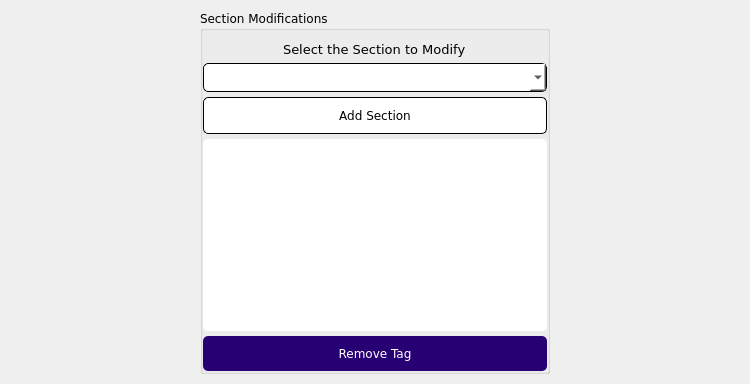
             <widget class="QWidget" name="tab_14">
              <attribute name="title">
               <string>Section Modifications</string>
              </attribute>
              <layout class="QHBoxLayout" name="horizontalLayout_24">
               <property name="spacing">
                <number>0</number>
               </property>
               <property name="leftMargin">
                <number>0</number>
               </property>
               <property name="topMargin">
                <number>10</number>
               </property>
               <property name="rightMargin">
                <number>0</number>
               </property>
               <property name="bottomMargin">
                <number>10</number>
               </property>
               <item>
                <spacer name="horizontalSpacer_38">
                 <property name="orientation">
                  <enum>Qt::Horizontal</enum>
                 </property>
                 <property name="sizeHint" stdset="0">
                  <size>
                   <width>200</width>
                   <height>0</height>
                  </size>
                 </property>
                </spacer>
               </item>
               <item>
                <widget class="QGroupBox" name="sectionModification_5">
                 <property name="enabled">
                  <bool>true</bool>
                 </property>
                 <property name="sizePolicy">
                  <sizepolicy hsizetype="Preferred" vsizetype="Preferred">
                   <horstretch>0</horstretch>
                   <verstretch>0</verstretch>
                  </sizepolicy>
                 </property>
                 <property name="minimumSize">
                  <size>
                   <width>350</width>
                   <height>0</height>
                  </size>
                 </property>
                 <property name="maximumSize">
                  <size>
                   <width>350</width>
                   <height>16777215</height>
                  </size>
                 </property>
                 <property name="font">
                  <font>
                   <family>Verdana</family>
                  </font>
                 </property>
                 <property name="title">
                  <string>Section Modifications</string>
                 </property>
                 <layout class="QGridLayout" name="gridLayout_17">
                  <property name="leftMargin">
                   <number>0</number>
                  </property>
                  <property name="topMargin">
                   <number>10</number>
                  </property>
                  <property name="rightMargin">
                   <number>0</number>
                  </property>
                  <property name="bottomMargin">
                   <number>0</number>
                  </property>
                  <property name="horizontalSpacing">
                   <number>0</number>
                  </property>
                  <property name="verticalSpacing">
                   <number>5</number>
                  </property>
                  <item row="4" column="1" colspan="2">
                   <widget class="QTextEdit" name="addedSections_5">
                    <property name="font">
                     <font>
                      <family>Verdana</family>
                     </font>
                    </property>
                    <property name="cursor" stdset="0">
                     <cursorShape>IBeamCursor</cursorShape>
                    </property>
                    <property name="styleSheet">
                     <string notr="true">background-color: rgb(255, 255, 255);
border-radius: 5px</string>
                    </property>
                   </widget>
                  </item>
                  <item row="2" column="1" colspan="2">
                   <widget class="QPushButton" name="addSection_5">
                    <property name="font">
                     <font>
                      <family>Verdana</family>
                     </font>
                    </property>
                    <property name="cursor">
                     <cursorShape>PointingHandCursor</cursorShape>
                    </property>
                    <property name="styleSheet">
                     <string notr="true">background-color: rgb(255, 255, 255);
padding: 10px;
border: 1px solid;
border-radius: 5px</string>
                    </property>
                    <property name="text">
                     <string>Add Section</string>
                    </property>
                   </widget>
                  </item>
                  <item row="1" column="1" colspan="2">
                   <widget class="QComboBox" name="sectionList_5">
                    <property name="enabled">
                     <bool>true</bool>
                    </property>
                    <property name="font">
                     <font>
                      <family>Verdana</family>
                     </font>
                    </property>
                    <property name="cursor">
                     <cursorShape>PointingHandCursor</cursorShape>
                    </property>
                    <property name="styleSheet">
                     <string notr="true">QComboBox {
	background-color: rgb(255, 255, 255);
	border: 1px solid;
	padding: 5px;
	border-radius: 5px
}

QComboBox QScrollBar:vertical {
    width: 10px;
}

QComboBox QScrollBar::handle:vertical {
    background-color: rgb(41, 0, 122); 
    min-height: 50px;
	border: 1px solid rgb(235, 235, 235)
}</string>
                    </property>
                   </widget>
                  </item>
                  <item row="0" column="1" colspan="2" alignment="Qt::AlignHCenter">
                   <widget class="QLabel" name="labelSection_5">
                    <property name="font">
                     <font>
                      <family>Verdana</family>
                      <pointsize>10</pointsize>
                     </font>
                    </property>
                    <property name="text">
                     <string>Select the Section to Modify</string>
                    </property>
                   </widget>
                  </item>
                  <item row="5" column="1" colspan="2">
                   <widget class="QPushButton" name="tagsImpSec_2">
                    <property name="font">
                     <font>
                      <family>Verdana</family>
                     </font>
                    </property>
                    <property name="cursor">
                     <cursorShape>PointingHandCursor</cursorShape>
                    </property>
                    <property name="styleSheet">
                     <string notr="true">background-color: rgb(39, 0, 116);
padding: 10px;
border: none;
border-radius: 5px;
color: rgb(255, 255, 255)</string>
                    </property>
                    <property name="text">
                     <string>Remove Tag</string>
                    </property>
                   </widget>
                  </item>
                 </layout>
                </widget>
               </item>
               <item>
                <spacer name="horizontalSpacer_39">
                 <property name="orientation">
                  <enum>Qt::Horizontal</enum>
                 </property>
                 <property name="sizeHint" stdset="0">
                  <size>
                   <width>200</width>
                   <height>0</height>
                  </size>
                 </property>
                </spacer>
               </item>
              </layout>
             </widget>
